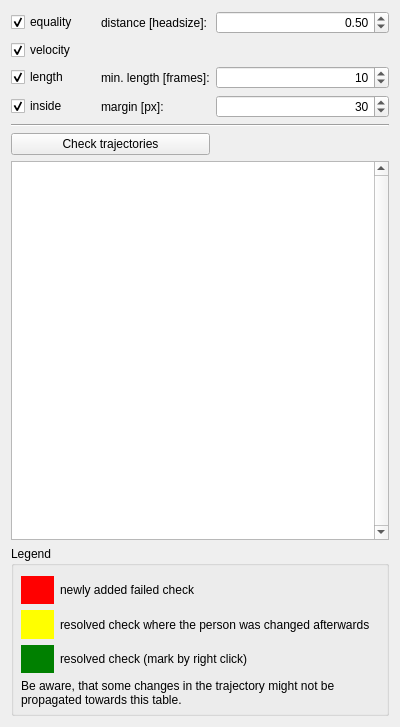
<?xml version="1.0" encoding="UTF-8"?>
<ui version="4.0">
 <class>Correction</class>
 <widget class="QWidget" name="Correction">
  <property name="geometry">
   <rect>
    <x>0</x>
    <y>0</y>
    <width>400</width>
    <height>727</height>
   </rect>
  </property>
  <property name="sizePolicy">
   <sizepolicy hsizetype="Expanding" vsizetype="Expanding">
    <horstretch>0</horstretch>
    <verstretch>0</verstretch>
   </sizepolicy>
  </property>
  <property name="windowTitle">
   <string>Frame</string>
  </property>
  <layout class="QGridLayout" name="gridLayout" columnstretch="0,0,0,0">
   <item row="2" column="0">
    <widget class="QCheckBox" name="chbLength">
     <property name="toolTip">
      <string>&lt;html&gt;&lt;head/&gt;&lt;body&gt;&lt;p&gt;test, if the trajectory is very short (less than 10 points)&lt;/p&gt;&lt;/body&gt;&lt;/html&gt;</string>
     </property>
     <property name="text">
      <string>length</string>
     </property>
     <property name="checked">
      <bool>true</bool>
     </property>
    </widget>
   </item>
   <item row="2" column="2" colspan="2">
    <widget class="PSpinBox" name="spbxMinFrameLength">
     <property name="alignment">
      <set>Qt::AlignRight|Qt::AlignTrailing|Qt::AlignVCenter</set>
     </property>
     <property name="maximum">
      <number>999999</number>
     </property>
     <property name="value">
      <number>10</number>
     </property>
    </widget>
   </item>
   <item row="3" column="2" colspan="2">
    <widget class="PSpinBox" name="spbxInsideMargin">
     <property name="toolTip">
      <string>&lt;html&gt;&lt;head/&gt;&lt;body&gt;&lt;&gt;minimum distance to image border to count as inside&lt;/p&gt;&lt;/body&gt;&lt;/html&gt;</string>
     </property>
     <property name="alignment">
      <set>Qt::AlignRight|Qt::AlignTrailing|Qt::AlignVCenter</set>
     </property>
     <property name="maximum">
      <number>9999999</number>
     </property>
     <property name="value">
      <number>30</number>
     </property>
    </widget>
   </item>
   <item row="0" column="0">
    <widget class="QCheckBox" name="chbEqual">
     <property name="toolTip">
      <string>&lt;html&gt;&lt;head/&gt;&lt;body&gt;&lt;p&gt;check, if two trajectories are close to each other&lt;/p&gt;&lt;/body&gt;&lt;/html&gt;</string>
     </property>
     <property name="text">
      <string>equality</string>
     </property>
     <property name="checked">
      <bool>true</bool>
     </property>
    </widget>
   </item>
   <item row="0" column="1">
    <widget class="QLabel" name="label_4">
     <property name="text">
      <string>distance [headsize]:</string>
     </property>
    </widget>
   </item>
   <item row="1" column="0">
    <widget class="QCheckBox" name="chbVelocity">
     <property name="toolTip">
      <string>&lt;html&gt;&lt;head/&gt;&lt;body&gt;&lt;p&gt;check, if trajectory has large variations of the velocity&lt;/p&gt;&lt;/body&gt;&lt;/html&gt;</string>
     </property>
     <property name="text">
      <string>velocity</string>
     </property>
     <property name="checked">
      <bool>true</bool>
     </property>
    </widget>
   </item>
   <item row="9" column="0" colspan="4">
    <widget class="Line" name="line">
     <property name="sizePolicy">
      <sizepolicy hsizetype="Expanding" vsizetype="Fixed">
       <horstretch>0</horstretch>
       <verstretch>0</verstretch>
      </sizepolicy>
     </property>
     <property name="orientation">
      <enum>Qt::Horizontal</enum>
     </property>
    </widget>
   </item>
   <item row="10" column="2" colspan="2">
    <spacer name="spacer">
     <property name="orientation">
      <enum>Qt::Horizontal</enum>
     </property>
     <property name="sizeHint" stdset="0">
      <size>
       <width>40</width>
       <height>20</height>
      </size>
     </property>
    </spacer>
   </item>
   <item row="10" column="0" colspan="2">
    <widget class="QPushButton" name="btnCheck">
     <property name="text">
      <string>Check trajectories</string>
     </property>
    </widget>
   </item>
   <item row="3" column="1">
    <widget class="QLabel" name="label_3">
     <property name="toolTip">
      <string>&lt;html&gt;&lt;head/&gt;&lt;body&gt;&lt;&gt;minimum distance to image border to count as inside&lt;/p&gt;&lt;/body&gt;&lt;/html&gt;</string>
     </property>
     <property name="text">
      <string>margin [px]:</string>
     </property>
    </widget>
   </item>
   <item row="2" column="1">
    <widget class="QLabel" name="label_2">
     <property name="text">
      <string>min. length [frames]:</string>
     </property>
    </widget>
   </item>
   <item row="0" column="2" colspan="2">
    <widget class="PDoubleSpinBox" name="spbxEqualityDistance">
     <property name="alignment">
      <set>Qt::AlignRight|Qt::AlignTrailing|Qt::AlignVCenter</set>
     </property>
     <property name="maximum">
      <double>10.000000000000000</double>
     </property>
     <property name="singleStep">
      <double>0.100000000000000</double>
     </property>
     <property name="value">
      <double>0.500000000000000</double>
     </property>
    </widget>
   </item>
   <item row="11" column="0" colspan="4">
    <widget class="QTableView" name="tblFailedChecks">
     <property name="sizePolicy">
      <sizepolicy hsizetype="Expanding" vsizetype="Expanding">
       <horstretch>0</horstretch>
       <verstretch>0</verstretch>
      </sizepolicy>
     </property>
     <property name="contextMenuPolicy">
      <enum>Qt::CustomContextMenu</enum>
     </property>
     <property name="verticalScrollBarPolicy">
      <enum>Qt::ScrollBarAlwaysOn</enum>
     </property>
     <property name="horizontalScrollBarPolicy">
      <enum>Qt::ScrollBarAsNeeded</enum>
     </property>
     <property name="selectionMode">
      <enum>QAbstractItemView::SingleSelection</enum>
     </property>
     <property name="selectionBehavior">
      <enum>QAbstractItemView::SelectRows</enum>
     </property>
     <attribute name="horizontalHeaderShowSortIndicator" stdset="0">
      <bool>false</bool>
     </attribute>
     <attribute name="horizontalHeaderStretchLastSection">
      <bool>true</bool>
     </attribute>
     <attribute name="verticalHeaderVisible">
      <bool>false</bool>
     </attribute>
     <attribute name="verticalHeaderHighlightSections">
      <bool>false</bool>
     </attribute>
    </widget>
   </item>
   <item row="3" column="0">
    <widget class="QCheckBox" name="chbInside">
     <property name="toolTip">
      <string>&lt;html&gt;&lt;head/&gt;&lt;body&gt;&lt;&gt;check, if the trajectory starts and ends outside the recognition area&lt;/p&gt;&lt;/body&gt;&lt;/html&gt;</string>
     </property>
     <property name="text">
      <string>inside</string>
     </property>
     <property name="checked">
      <bool>true</bool>
     </property>
    </widget>
   </item>
   <item row="12" column="0" colspan="4">
    <widget class="QGroupBox" name="groupBox">
     <property name="sizePolicy">
      <sizepolicy hsizetype="Expanding" vsizetype="Preferred">
       <horstretch>0</horstretch>
       <verstretch>0</verstretch>
      </sizepolicy>
     </property>
     <property name="minimumSize">
      <size>
       <width>0</width>
       <height>170</height>
      </size>
     </property>
     <property name="title">
      <string>Legend</string>
     </property>
     <widget class="QWidget" name="gridLayoutWidget">
      <property name="geometry">
       <rect>
        <x>10</x>
        <y>30</y>
        <width>371</width>
        <height>131</height>
       </rect>
      </property>
      <layout class="QGridLayout" name="gridLayout_2" rowstretch="0,0,0,0" columnstretch="1,10" columnminimumwidth="0,0">
       <property name="horizontalSpacing">
        <number>6</number>
       </property>
       <item row="1" column="1">
        <widget class="QLabel" name="label_8">
         <property name="text">
          <string>resolved check where the person was changed afterwards</string>
         </property>
         <property name="wordWrap">
          <bool>true</bool>
         </property>
        </widget>
       </item>
       <item row="1" column="0">
        <widget class="QLabel" name="label_5">
         <property name="styleSheet">
          <string notr="true">QLabel{ background-color : yellow;}</string>
         </property>
         <property name="text">
          <string/>
         </property>
        </widget>
       </item>
       <item row="0" column="0">
        <widget class="QLabel" name="label">
         <property name="autoFillBackground">
          <bool>false</bool>
         </property>
         <property name="styleSheet">
          <string notr="true">QLabel{ background-color : red;}</string>
         </property>
         <property name="text">
          <string/>
         </property>
        </widget>
       </item>
       <item row="2" column="0">
        <widget class="QLabel" name="label_6">
         <property name="styleSheet">
          <string notr="true">QLabel{ background-color : green;}</string>
         </property>
         <property name="text">
          <string/>
         </property>
        </widget>
       </item>
       <item row="0" column="1">
        <widget class="QLabel" name="label_7">
         <property name="text">
          <string>newly added failed check</string>
         </property>
        </widget>
       </item>
       <item row="2" column="1">
        <widget class="QLabel" name="label_9">
         <property name="text">
          <string>resolved check (mark by right click)</string>
         </property>
        </widget>
       </item>
       <item row="3" column="0" colspan="2">
        <widget class="QLabel" name="label_10">
         <property name="text">
          <string>Be aware, that some changes in the trajectory might not be propagated towards this table.</string>
         </property>
         <property name="wordWrap">
          <bool>true</bool>
         </property>
        </widget>
       </item>
      </layout>
     </widget>
    </widget>
   </item>
  </layout>
 </widget>
 <customwidgets>
  <customwidget>
   <class>PSpinBox</class>
   <extends>QSpinBox</extends>
   <header>pspinbox.h</header>
  </customwidget>
  <customwidget>
   <class>PDoubleSpinBox</class>
   <extends>QDoubleSpinBox</extends>
   <header>pdoublespinbox.h</header>
  </customwidget>
 </customwidgets>
 <tabstops>
  <tabstop>chbEqual</tabstop>
  <tabstop>spbxEqualityDistance</tabstop>
  <tabstop>chbVelocity</tabstop>
  <tabstop>chbLength</tabstop>
  <tabstop>spbxMinFrameLength</tabstop>
  <tabstop>chbInside</tabstop>
  <tabstop>spbxInsideMargin</tabstop>
  <tabstop>btnCheck</tabstop>
  <tabstop>tblFailedChecks</tabstop>
 </tabstops>
 <resources/>
 <connections/>
</ui>
